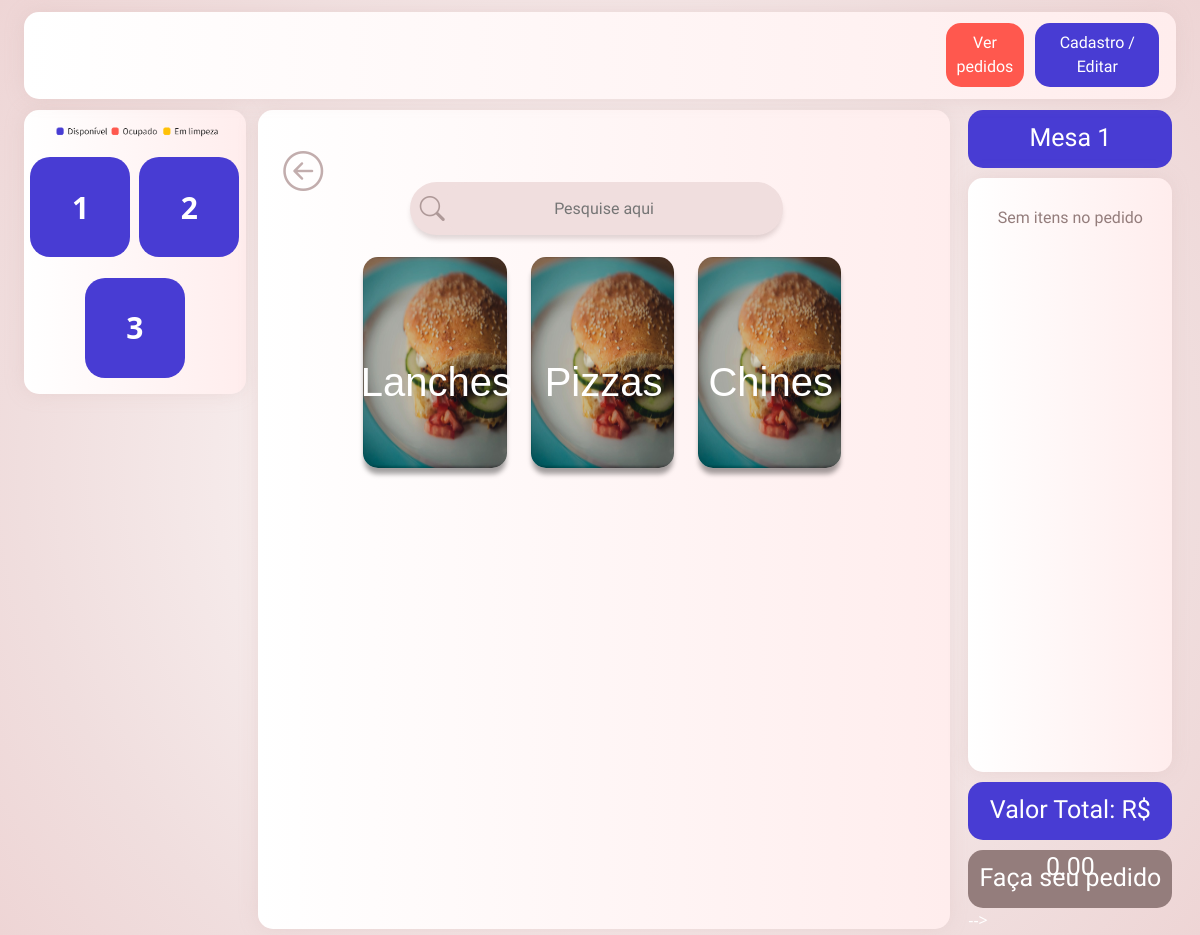
Screenshot of /back-end/index.php?id=1 with the database file from the repository.
### tables this page shows
CREATE TABLE `mesa` (
  `idMesa` int(11) NOT NULL,
  `idStatusMesa` int(11) NOT NULL
);

CREATE TABLE `categoriaalimento` (
  `idCatAlimento` int(11) NOT NULL,
  `nomeCatAlimento` varchar(255) NOT NULL,
  `fotoCatAlimento` varchar(255) NOT NULL
);

### back-end/index.php (the view, shortened to what this page needs)
<?php
include_once("conexao.php");
if (isset($_GET['id'])) {
    $idMesa = $_GET['id'];
} else {
    $_SESSION['cont'] = 1;
}
?>
<!DOCTYPE html>
<html lang="en">
<head>
    <link href="https://cdn.jsdelivr.net/npm/bootstrap@5.3.0-alpha1/dist/css/bootstrap.min.css" rel="stylesheet"
>
    <link rel="stylesheet" href="css/style.css">
    <link rel="stylesheet" href="https://cdn.jsdelivr.net/npm/bootstrap-icons@1.10.4/font/bootstrap-icons.css">
</head>
<body>
    <div class="container-fluid containerPrincipal">
        <div class="row linha1 justify-content-center">
            <div class="col coluna-nav">
                <div class="botoes">
                    <?php
                    if (!isset($idMesa)) {
                        ?>
                        <a href="visualizar_pedidos.php" class="botao1 text-center">Ver pedidos</a>
                        <a href="cadastros.php" class="botao2 text-center">Cadastro / Editar</a>
                        <?php
                    } else {
                        ?>
                        <span class="botao1 text-center">Ver pedidos</span>
                        <span class="botao2 text-center">Cadastro / Editar</span>
                        <?php
                    }
                    ?>
                </div>
            </div>
        </div>
        <div class="row linha2">
            <div class="col-4 order-first interface1">
                <div class="row justify-content-around">
                    <div class="col-md-12 col_comanda justify-content-center">
                        <div class="row">
                            <div class="col">
                                <div class="imagem_legenda">
                                    <img src="image/Legenda.png" class="img-fluid ">
                                </div>
                            </div>
                        </div>
                        <div class="row justify-content-center categoriasrow">
                            <?php
                            $sql = "SELECT * FROM mesa ORDER BY idMesa";
                            $result = $conn->query($sql);
                            while ($row = mysqli_fetch_assoc($result)) {
                                $idStatusMesa = $row['idStatusMesa'];
                                if ($idStatusMesa == 1) {
                                    ?>
                                    <?php
                                    if (!isset($idMesa)) {
                                        ?>
                                        <div class="text-center mb-3 containernmesa">
                                            <a class="texto_categoria link" href="<?php echo 'index.php?id=' . $row['idMesa'] ?>"><?php echo $row['idMesa']; ?></a>
                                        </div>
                                        <?php
                                    } else {
                                        ?>
                                        <div class="containernmesa text-center mb-3">
                                            <span class="text-white botao justify-content-center">
                                                <?php echo $row['idMesa'] ?>
                                            </span>
                                        </div>
                                        <?php
                                    }
                                    ?>
                                    <?php
                                }
                            }
                            ?>
                        </div>
                    </div>
                </div>
            </div>
            <div class="col-4 interface2">
                <?php
                $sql3 = "SELECT * FROM categoriaalimento";
                $result3 = $conn->query($sql3);
                if (!isset($_GET['id'])) {
                    ?>
                    <div class="frase1_interface2">Bem Vindo(a) ao ComandaMenu!</div>
                    <div class="image-align imagem_hamburguer"><img src="image/comidas.png"
                            class="img-fluid imagem_background"></div>
                    <div class="frase2_interface2">Escolha uma mesa para fazer um pedido</div>
                    <?php
                } else {
                    ?>
                    <a href="index.php" class="bi bi-arrow-left-circle seta"></a>
                    <div class="search_div">
                        <div class="search_bar justify-content-center">
                            <button class="botao_search ">
                                <span class="bi bi-search icone"></span>
                            </button>
                            <input class="escrever" placeholder="Pesquise aqui" type="search">
                        </div>
                    </div>
                    <div class="tudo_categoria ">
                        <div class="row justify-content-center categorias">
                            <?php
                            while ($rowCat = mysqli_fetch_assoc($result3)) {
                                ?>
                                <div class="col-3 col_imag mb-3">
                                    <a href="<?php echo 'index_categoria.php?idCat=' . $rowCat['idCatAlimento'] ?>"
                                        class="botao_imagem">
                                        <img src="image/lanches.jpeg" class="img-fluid img_class">
                                    </a>
                                    <p class="texto_categorias">
                                        <?php echo $rowCat['nomeCatAlimento'] ?>
                                    </p>
                                </div>
                                <?php
                            }
                            ?>
                        </div>
                    </div>
                    <?php
                }
                ?>
            </div>
            <div class="col-4 order-last interface3">
                <div class="tamanho_interface3">
                    <?php
                    if (isset($idMesa)) {
                        ?>
                        <div class="col coluna1 azul">
                            <?php
                            echo "<p class='texto1'>Mesa " . $idMesa . "</p>";
                            ?>
                        </div>
                        <?php
                        $sqlPedido = "SELECT idPedido, idAlimento, count(idAlimento) as qtd FROM pedidos WHERE idMesa  = $idMesa and idStatusPedido = 1 group by idAlimento";
                        $resultPedido = $conn->query($sqlPedido);
                        if (mysqli_num_rows($resultPedido) > 0) {
                            ?>
                            <div class="col coluna2">
                                <tbody>
                                    <?php
                                    while ($rowPedido = mysqli_fetch_assoc($resultPedido)) {
                                        $sqlAli = "SELECT * FROM alimento WHERE idAlimento = $rowPedido[idAlimento]";
                                        $resultAli = $conn->query($sqlAli);
                                        $rowAli = mysqli_fetch_assoc($resultAli);
                                        ?>
                                        <div class="border">
                                            <td>
                                                <?php echo $rowAli['nomeAlimento'] . "<br>" ?>
                                            </td>
                                            <td>
                                                <?php echo $rowAli['descAlimento'] ?>
                                            </td>
                                            <td>
                                                <?php echo "Qtd: " . $rowPedido['qtd'] . "<a href='remover_item2.php?idItem=$rowPedido[idPedido]' class='bi bi-trash text-danger'></a>" ?>
                                            </td>
                                        </div>
                                        <?php
                                    }
                                    ?>
                            </div>
                            <div class="col coluna3">Valor Total: R$
                                <?php
                                $sqlPed2 = "SELECT * FROM pedidos";
                                $resultPed2 = $conn->query($sqlPed2);
                                $total = 0;
                                while ($dadosPed = mysqli_fetch_array($resultPed2)) {
                                    $sqlAli = "SELECT * FROM alimento WHERE idAlimento = $dadosPed[idAlimento]";
                                    $resultAli = $conn->query($sqlAli);
                                    $dadosAli = mysqli_fetch_assoc($resultAli);
                                    $valor = $dadosAli['valorUnidade'];
                                    $total = $total + $valor;
                                }
                                echo $total . "<br>";
                                ?>
                            </div>
                            <?php
                        } else {
                            ?>
                            <div class="col coluna2">Sem itens no pedido</div>
                            <div class="col coluna3">Valor Total: R$ 0.00</div>
                            <?php
                        }
                        ?>
                        <div class="col coluna4A">Faça seu pedido</div>
                        <?php
                    }
                    ?> -->
                </div>
            </div>
        </div>
</body>
</html>

### rows the page displays
mesa: idMesa "1"
mesa: idMesa "2"
mesa: idMesa "3"
categoriaalimento: nomeCatAlimento "Lanches"
categoriaalimento: nomeCatAlimento "Pizzas"
categoriaalimento: nomeCatAlimento "Chines"

### other values shown
$idMesa "1"
